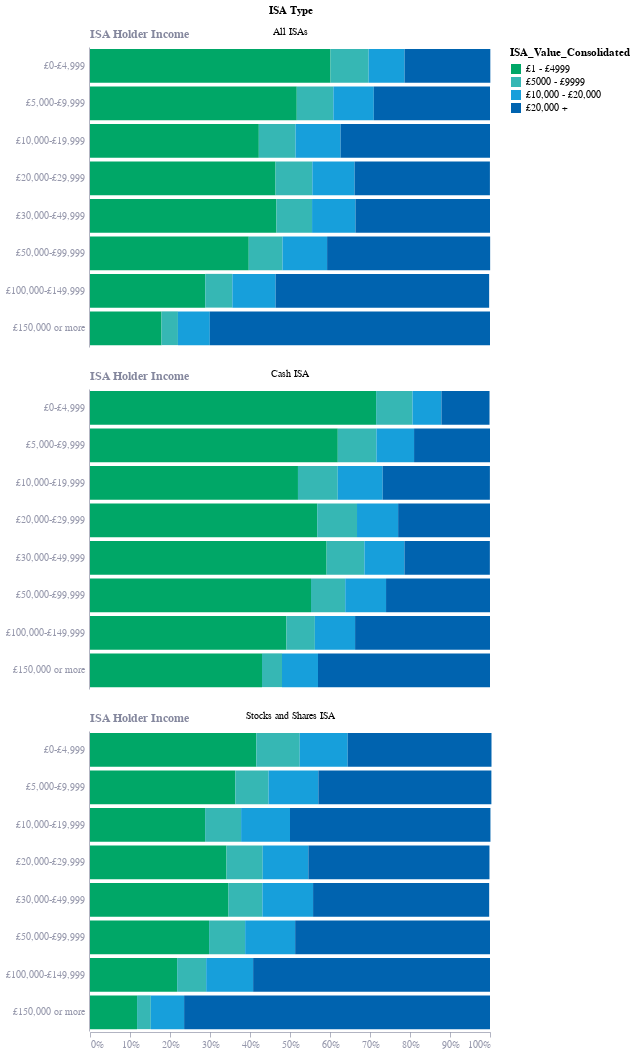

This figure's notebook cell:
### Code cell
df_grouped['order_value'] = df_grouped['ISA_Value_Consolidated'].cat.codes


chart = alt.Chart(df_grouped).mark_bar().encode(
    x = alt.X('Share of income band holding ISA value:Q', axis=alt.Axis(format='%'), scale=alt.Scale(domain=[0, 1])),
    y = alt.Y('ISA Holder Income:O', sort=market_value_order),
    color=alt.Color('ISA_Value_Consolidated:O', sort=value_order_consolidated, scale=alt.Scale(domain=value_order_consolidated)),
    order=alt.Order('order_value:Q'),
    tooltip=['ISA_Value_Consolidated','Share of income band holding ISA value']
).facet(
    facet='ISA Type:N',
    columns=1
)

chart

### Figure 1 — Vega-Lite specification as saved in the notebook (floating-point values rounded to 4 significant figures)
{"config": {"font": "Circular Std", "mark": {"line": {"interpolate": "monotone"}}, "view": {"stroke": "transparent", "width": 400, "height": 300}, "range": {"category": ["#36B7B4", "#E6224B", "#F4C245", "#0063AF", "#00A767", "#179FDB", "#EB5C2E"], "diverging": ["#E6224B", "#E54753", "#C9C9C9", "#179FDB", "#122B39"], "heatmap": ["#C9C9C9", "#179FDB", "#0063AF", "#122B39"], "ordinal": ["#00A767", "#36B7B4", "#179FDB", "#0063AF", "#243B5A"]}, "axisX": {"domainColor": "#676A86", "domainOpacity": 0.5, "grid": false, "labelAngle": 0, "labelColor": "#676A86", "labelOpacity": 0.7, "orient": "bottom", "tickColor": "#676A86", "tickCount": 10, "tickOpacity": 0.5, "title": false, "titleAlign": "center", "titleAnchor": "middle", "titleColor": "#676A86", "titleFontSize": 12, "titleOpacity": 0.8, "titleY": -15}, "axisY": {"domainColor": "#676A86", "domainOpacity": 0.5, "gridColor": "#676A86", "gridDash": [1, 5], "gridOpacity": 0.5, "labelColor": "#676A86", "labelOpacity": 0.7, "labelPadding": 5, "tickColor": "#676A86", "tickCount": 8, "tickOpacity": 0.5, "ticks": false, "titleAlign": "left", "titleAngle": 0, "titleBaseline": "bottom", "titleColor": "#676A86", "titleFontSize": 12, "titleOpacity": 0.8, "titleX": 0, "titleY": -7}}, "data": {"name": "data-490a05e5d7157abe215f43f7031ecec1"}, "facet": {"field": "ISA Type", "type": "nominal"}, "spec": {"mark": {"type": "bar"}, "encoding": {"color": {"field": "ISA_Value_Consolidated", "scale": {"domain": ["£1 - £4999", "£5000 - £9999", "£10,000 - £20,000", "£20,000 +"]}, "sort": ["£1 - £4999", "£5000 - £9999", "£10,000 - £20,000", "£20,000 +"], "type": "ordinal"}, "order": {"field": "order_value", "type": "quantitative"}, "tooltip": [{"field": "ISA_Value_Consolidated", "type": "ordinal"}, {"field": "Share of income band holding ISA value", "type": "quantitative"}], "x": {"axis": {"format": "%"}, "field": "Share of income band holding ISA value", "scale": {"domain": [0, 1]}, "type": "quantitative"}, "y": {"field": "ISA Holder Income", "sort": ["£0-£4,999", "£5,000-£9,999", "£10,000-£19,999", "£20,000-£29,999", "£30,000-£49,999", "£50,000-£99,999", "£100,000-£149,999", "£150,000 or more"], "type": "ordinal"}}}, "columns": 1, "$schema": "https://vega.github.io/schema/vega-lite/v5.20.1.json", "datasets": {"data-490a05e5d7157abe215f43f7031ecec1": [{"ISA Holder Income": "£0-£4,999", "ISA Type": "All ISAs", "ISA_Value_Consolidated": "£1 - £4999", "Number_of_ISA_holders_SUM": 757, "Total": 1259, "Share of income band holding ISA value": 0.6013, "order_value": 0}, {"ISA Holder Income": "£150,000 or more", "ISA Type": "Cash ISA", "ISA_Value_Consolidated": "£1 - £4999", "Number_of_ISA_holders_SUM": 43, "Total": 100, "Share of income band holding ISA value": 0.43, "order_value": 0}, {"ISA Holder Income": "£100,000-£149,999", "ISA Type": "Stocks and Shares ISA", "ISA_Value_Consolidated": "£1 - £4999", "Number_of_ISA_holders_SUM": 39, "Total": 179, "Share of income band holding ISA value": 0.2179, "order_value": 0}, {"ISA Holder Income": "£150,000 or more", "ISA Type": "Stocks and Shares ISA", "ISA_Value_Consolidated": "£1 - £4999", "Number_of_ISA_holders_SUM": 24, "Total": 204, "Share of income band holding ISA value": 0.1176, "order_value": 0}, {"ISA Holder Income": "£20,000-£29,999", "ISA Type": "All ISAs", "ISA_Value_Consolidated": "£1 - £4999", "Number_of_ISA_holders_SUM": 2096, "Total": 4519, "Share of income band holding ISA value": 0.4638, "order_value": 0}, {"ISA Holder Income": "£100,000-£149,999", "ISA Type": "Cash ISA", "ISA_Value_Consolidated": "£1 - £4999", "Number_of_ISA_holders_SUM": 83, "Total": 169, "Share of income band holding ISA value": 0.4911, "order_value": 0}, {"ISA Holder Income": "£20,000-£29,999", "ISA Type": "Cash ISA", "ISA_Value_Consolidated": "£1 - £4999", "Number_of_ISA_holders_SUM": 1724, "Total": 3035, "Share of income band holding ISA value": 0.568, "order_value": 0}, {"ISA Holder Income": "£20,000-£29,999", "ISA Type": "Stocks and Shares ISA", "ISA_Value_Consolidated": "£1 - £4999", "Number_of_ISA_holders_SUM": 260, "Total": 762, "Share of income band holding ISA value": 0.3412, "order_value": 0}, {"ISA Holder Income": "£100,000-£149,999", "ISA Type": "All ISAs", "ISA_Value_Consolidated": "£1 - £4999", "Number_of_ISA_holders_SUM": 136, "Total": 472, "Share of income band holding ISA value": 0.2881, "order_value": 0}, {"ISA Holder Income": "£30,000-£49,999", "ISA Type": "All ISAs", "ISA_Value_Consolidated": "£1 - £4999", "Number_of_ISA_holders_SUM": 2234, "Total": 4793, "Share of income band holding ISA value": 0.4661, "order_value": 0}, {"ISA Holder Income": "£10,000-£19,999", "ISA Type": "Stocks and Shares ISA", "ISA_Value_Consolidated": "£1 - £4999", "Number_of_ISA_holders_SUM": 259, "Total": 900, "Share of income band holding ISA value": 0.2878, "order_value": 0}, {"ISA Holder Income": "£30,000-£49,999", "ISA Type": "Cash ISA", "ISA_Value_Consolidated": "£1 - £4999", "Number_of_ISA_holders_SUM": 1739, "Total": 2940, "Share of income band holding ISA value": 0.5915, "order_value": 0}, {"ISA Holder Income": "£30,000-£49,999", "ISA Type": "Stocks and Shares ISA", "ISA_Value_Consolidated": "£1 - £4999", "Number_of_ISA_holders_SUM": 339, "Total": 979, "Share of income band holding ISA value": 0.3463, "order_value": 0}, {"ISA Holder Income": "£10,000-£19,999", "ISA Type": "Cash ISA", "ISA_Value_Consolidated": "£1 - £4999", "Number_of_ISA_holders_SUM": 1945, "Total": 3741, "Share of income band holding ISA value": 0.5199, "order_value": 0}, {"ISA Holder Income": "£150,000 or more", "ISA Type": "All ISAs", "ISA_Value_Consolidated": "£1 - £4999", "Number_of_ISA_holders_SUM": 74, "Total": 414, "Share of income band holding ISA value": 0.1787, "order_value": 0}, {"ISA Holder Income": "£50,000-£99,999", "ISA Type": "Stocks and Shares ISA", "ISA_Value_Consolidated": "£1 - £4999", "Number_of_ISA_holders_SUM": 231, "Total": 776, "Share of income band holding ISA value": 0.2977, "order_value": 0}, {"ISA Holder Income": "£10,000-£19,999", "ISA Type": "All ISAs", "ISA_Value_Consolidated": "£1 - £4999", "Number_of_ISA_holders_SUM": 2299, "Total": 5447, "Share of income band holding ISA value": 0.4221, "order_value": 0}, {"ISA Holder Income": "£5,000-£9,999", "ISA Type": "Cash ISA", "ISA_Value_Consolidated": "£1 - £4999", "Number_of_ISA_holders_SUM": 731, "Total": 1180, "Share of income band holding ISA value": 0.6195, "order_value": 0}, {"ISA Holder Income": "£50,000-£99,999", "ISA Type": "Cash ISA", "ISA_Value_Consolidated": "£1 - £4999", "Number_of_ISA_holders_SUM": 742, "Total": 1343, "Share of income band holding ISA value": 0.5525, "order_value": 0}, {"ISA Holder Income": "£5,000-£9,999", "ISA Type": "Stocks and Shares ISA", "ISA_Value_Consolidated": "£1 - £4999", "Number_of_ISA_holders_SUM": 105, "Total": 289, "Share of income band holding ISA value": 0.3633, "order_value": 0}, {"ISA Holder Income": "£0-£4,999", "ISA Type": "Cash ISA", "ISA_Value_Consolidated": "£1 - £4999", "Number_of_ISA_holders_SUM": 613, "Total": 857, "Share of income band holding ISA value": 0.7153, "order_value": 0}, {"ISA Holder Income": "£0-£4,999", "ISA Type": "Stocks and Shares ISA", "ISA_Value_Consolidated": "£1 - £4999", "Number_of_ISA_holders_SUM": 111, "Total": 267, "Share of income band holding ISA value": 0.4157, "order_value": 0}, {"ISA Holder Income": "£5,000-£9,999", "ISA Type": "All ISAs", "ISA_Value_Consolidated": "£1 - £4999", "Number_of_ISA_holders_SUM": 870, "Total": 1683, "Share of income band holding ISA value": 0.5169, "order_value": 0}, {"ISA Holder Income": "£50,000-£99,999", "ISA Type": "All ISAs", "ISA_Value_Consolidated": "£1 - £4999", "Number_of_ISA_holders_SUM": 1076, "Total": 2711, "Share of income band holding ISA value": 0.3969, "order_value": 0}, {"ISA Holder Income": "£30,000-£49,999", "ISA Type": "Stocks and Shares ISA", "ISA_Value_Consolidated": "£5000 - £9999", "Number_of_ISA_holders_SUM": 83, "Total": 979, "Share of income band holding ISA value": 0.08478, "order_value": 1}, {"ISA Holder Income": "£150,000 or more", "ISA Type": "Cash ISA", "ISA_Value_Consolidated": "£5000 - £9999", "Number_of_ISA_holders_SUM": 5, "Total": 100, "Share of income band holding ISA value": 0.05, "order_value": 1}, {"ISA Holder Income": "£50,000-£99,999", "ISA Type": "Cash ISA", "ISA_Value_Consolidated": "£5000 - £9999", "Number_of_ISA_holders_SUM": 115, "Total": 1343, "Share of income band holding ISA value": 0.08563, "order_value": 1}, {"ISA Holder Income": "£20,000-£29,999", "ISA Type": "All ISAs", "ISA_Value_Consolidated": "£5000 - £9999", "Number_of_ISA_holders_SUM": 416, "Total": 4519, "Share of income band holding ISA value": 0.09206, "order_value": 1}, {"ISA Holder Income": "£5,000-£9,999", "ISA Type": "Stocks and Shares ISA", "ISA_Value_Consolidated": "£5000 - £9999", "Number_of_ISA_holders_SUM": 24, "Total": 289, "Share of income band holding ISA value": 0.08304, "order_value": 1}, {"ISA Holder Income": "£20,000-£29,999", "ISA Type": "Cash ISA", "ISA_Value_Consolidated": "£5000 - £9999", "Number_of_ISA_holders_SUM": 302, "Total": 3035, "Share of income band holding ISA value": 0.09951, "order_value": 1}, {"ISA Holder Income": "£20,000-£29,999", "ISA Type": "Stocks and Shares ISA", "ISA_Value_Consolidated": "£5000 - £9999", "Number_of_ISA_holders_SUM": 69, "Total": 762, "Share of income band holding ISA value": 0.09055, "order_value": 1}, {"ISA Holder Income": "£30,000-£49,999", "ISA Type": "All ISAs", "ISA_Value_Consolidated": "£5000 - £9999", "Number_of_ISA_holders_SUM": 427, "Total": 4793, "Share of income band holding ISA value": 0.08909, "order_value": 1}, {"ISA Holder Income": "£5,000-£9,999", "ISA Type": "Cash ISA", "ISA_Value_Consolidated": "£5000 - £9999", "Number_of_ISA_holders_SUM": 114, "Total": 1180, "Share of income band holding ISA value": 0.09661, "order_value": 1}, {"ISA Holder Income": "£150,000 or more", "ISA Type": "All ISAs", "ISA_Value_Consolidated": "£5000 - £9999", "Number_of_ISA_holders_SUM": 17, "Total": 414, "Share of income band holding ISA value": 0.04106, "order_value": 1}, {"ISA Holder Income": "£5,000-£9,999", "ISA Type": "All ISAs", "ISA_Value_Consolidated": "£5000 - £9999", "Number_of_ISA_holders_SUM": 154, "Total": 1683, "Share of income band holding ISA value": 0.0915, "order_value": 1}, {"ISA Holder Income": "£50,000-£99,999", "ISA Type": "All ISAs", "ISA_Value_Consolidated": "£5000 - £9999", "Number_of_ISA_holders_SUM": 229, "Total": 2711, "Share of income band holding ISA value": 0.08447, "order_value": 1}, {"ISA Holder Income": "£30,000-£49,999", "ISA Type": "Cash ISA", "ISA_Value_Consolidated": "£5000 - £9999", "Number_of_ISA_holders_SUM": 278, "Total": 2940, "Share of income band holding ISA value": 0.09456, "order_value": 1}, {"ISA Holder Income": "£150,000 or more", "ISA Type": "Stocks and Shares ISA", "ISA_Value_Consolidated": "£5000 - £9999", "Number_of_ISA_holders_SUM": 7, "Total": 204, "Share of income band holding ISA value": 0.03431, "order_value": 1}, {"ISA Holder Income": "£50,000-£99,999", "ISA Type": "Stocks and Shares ISA", "ISA_Value_Consolidated": "£5000 - £9999", "Number_of_ISA_holders_SUM": 70, "Total": 776, "Share of income band holding ISA value": 0.09021, "order_value": 1}, {"ISA Holder Income": "£0-£4,999", "ISA Type": "Cash ISA", "ISA_Value_Consolidated": "£5000 - £9999", "Number_of_ISA_holders_SUM": 78, "Total": 857, "Share of income band holding ISA value": 0.09102, "order_value": 1}, {"ISA Holder Income": "£100,000-£149,999", "ISA Type": "All ISAs", "ISA_Value_Consolidated": "£5000 - £9999", "Number_of_ISA_holders_SUM": 32, "Total": 472, "Share of income band holding ISA value": 0.0678, "order_value": 1}, {"ISA Holder Income": "£10,000-£19,999", "ISA Type": "Cash ISA", "ISA_Value_Consolidated": "£5000 - £9999", "Number_of_ISA_holders_SUM": 372, "Total": 3741, "Share of income band holding ISA value": 0.09944, "order_value": 1}, {"ISA Holder Income": "£0-£4,999", "ISA Type": "All ISAs", "ISA_Value_Consolidated": "£5000 - £9999", "Number_of_ISA_holders_SUM": 120, "Total": 1259, "Share of income band holding ISA value": 0.09531, "order_value": 1}, {"ISA Holder Income": "£10,000-£19,999", "ISA Type": "Stocks and Shares ISA", "ISA_Value_Consolidated": "£5000 - £9999", "Number_of_ISA_holders_SUM": 81, "Total": 900, "Share of income band holding ISA value": 0.09, "order_value": 1}, {"ISA Holder Income": "£0-£4,999", "ISA Type": "Stocks and Shares ISA", "ISA_Value_Consolidated": "£5000 - £9999", "Number_of_ISA_holders_SUM": 29, "Total": 267, "Share of income band holding ISA value": 0.1086, "order_value": 1}, {"ISA Holder Income": "£10,000-£19,999", "ISA Type": "All ISAs", "ISA_Value_Consolidated": "£5000 - £9999", "Number_of_ISA_holders_SUM": 500, "Total": 5447, "Share of income band holding ISA value": 0.09179, "order_value": 1}, {"ISA Holder Income": "£100,000-£149,999", "ISA Type": "Stocks and Shares ISA", "ISA_Value_Consolidated": "£5000 - £9999", "Number_of_ISA_holders_SUM": 13, "Total": 179, "Share of income band holding ISA value": 0.07263, "order_value": 1}, {"ISA Holder Income": "£100,000-£149,999", "ISA Type": "Cash ISA", "ISA_Value_Consolidated": "£5000 - £9999", "Number_of_ISA_holders_SUM": 12, "Total": 169, "Share of income band holding ISA value": 0.07101, "order_value": 1}, {"ISA Holder Income": "£5,000-£9,999", "ISA Type": "Stocks and Shares ISA", "ISA_Value_Consolidated": "£10,000 - £20,000", "Number_of_ISA_holders_SUM": 36, "Total": 289, "Share of income band holding ISA value": 0.1246, "order_value": 2}, {"ISA Holder Income": "£30,000-£49,999", "ISA Type": "Stocks and Shares ISA", "ISA_Value_Consolidated": "£10,000 - £20,000", "Number_of_ISA_holders_SUM": 124, "Total": 979, "Share of income band holding ISA value": 0.1267, "order_value": 2}, {"ISA Holder Income": "£150,000 or more", "ISA Type": "All ISAs", "ISA_Value_Consolidated": "£10,000 - £20,000", "Number_of_ISA_holders_SUM": 33, "Total": 414, "Share of income band holding ISA value": 0.07971, "order_value": 2}, {"ISA Holder Income": "£30,000-£49,999", "ISA Type": "Cash ISA", "ISA_Value_Consolidated": "£10,000 - £20,000", "Number_of_ISA_holders_SUM": 294, "Total": 2940, "Share of income band holding ISA value": 0.1, "order_value": 2}, {"ISA Holder Income": "£0-£4,999", "ISA Type": "Stocks and Shares ISA", "ISA_Value_Consolidated": "£10,000 - £20,000", "Number_of_ISA_holders_SUM": 32, "Total": 267, "Share of income band holding ISA value": 0.1199, "order_value": 2}, {"ISA Holder Income": "£5,000-£9,999", "ISA Type": "All ISAs", "ISA_Value_Consolidated": "£10,000 - £20,000", "Number_of_ISA_holders_SUM": 170, "Total": 1683, "Share of income band holding ISA value": 0.101, "order_value": 2}, {"ISA Holder Income": "£10,000-£19,999", "ISA Type": "All ISAs", "ISA_Value_Consolidated": "£10,000 - £20,000", "Number_of_ISA_holders_SUM": 613, "Total": 5447, "Share of income band holding ISA value": 0.1125, "order_value": 2}, {"ISA Holder Income": "£10,000-£19,999", "ISA Type": "Stocks and Shares ISA", "ISA_Value_Consolidated": "£10,000 - £20,000", "Number_of_ISA_holders_SUM": 110, "Total": 900, "Share of income band holding ISA value": 0.1222, "order_value": 2}, {"ISA Holder Income": "£30,000-£49,999", "ISA Type": "All ISAs", "ISA_Value_Consolidated": "£10,000 - £20,000", "Number_of_ISA_holders_SUM": 520, "Total": 4793, "Share of income band holding ISA value": 0.1085, "order_value": 2}, {"ISA Holder Income": "£10,000-£19,999", "ISA Type": "Cash ISA", "ISA_Value_Consolidated": "£10,000 - £20,000", "Number_of_ISA_holders_SUM": 420, "Total": 3741, "Share of income band holding ISA value": 0.1123, "order_value": 2}, {"ISA Holder Income": "£20,000-£29,999", "ISA Type": "Stocks and Shares ISA", "ISA_Value_Consolidated": "£10,000 - £20,000", "Number_of_ISA_holders_SUM": 87, "Total": 762, "Share of income band holding ISA value": 0.1142, "order_value": 2}, {"ISA Holder Income": "£100,000-£149,999", "ISA Type": "All ISAs", "ISA_Value_Consolidated": "£10,000 - £20,000", "Number_of_ISA_holders_SUM": 51, "Total": 472, "Share of income band holding ISA value": 0.1081, "order_value": 2}, {"ISA Holder Income": "£50,000-£99,999", "ISA Type": "Stocks and Shares ISA", "ISA_Value_Consolidated": "£10,000 - £20,000", "Number_of_ISA_holders_SUM": 97, "Total": 776, "Share of income band holding ISA value": 0.125, "order_value": 2}, {"ISA Holder Income": "£150,000 or more", "ISA Type": "Cash ISA", "ISA_Value_Consolidated": "£10,000 - £20,000", "Number_of_ISA_holders_SUM": 9, "Total": 100, "Share of income band holding ISA value": 0.09, "order_value": 2}, {"ISA Holder Income": "£0-£4,999", "ISA Type": "All ISAs", "ISA_Value_Consolidated": "£10,000 - £20,000", "Number_of_ISA_holders_SUM": 113, "Total": 1259, "Share of income band holding ISA value": 0.08975, "order_value": 2}, {"ISA Holder Income": "£100,000-£149,999", "ISA Type": "Stocks and Shares ISA", "ISA_Value_Consolidated": "£10,000 - £20,000", "Number_of_ISA_holders_SUM": 21, "Total": 179, "Share of income band holding ISA value": 0.1173, "order_value": 2}, {"ISA Holder Income": "£150,000 or more", "ISA Type": "Stocks and Shares ISA", "ISA_Value_Consolidated": "£10,000 - £20,000", "Number_of_ISA_holders_SUM": 17, "Total": 204, "Share of income band holding ISA value": 0.08333, "order_value": 2}, {"ISA Holder Income": "£50,000-£99,999", "ISA Type": "All ISAs", "ISA_Value_Consolidated": "£10,000 - £20,000", "Number_of_ISA_holders_SUM": 302, "Total": 2711, "Share of income band holding ISA value": 0.1114, "order_value": 2}, {"ISA Holder Income": "£5,000-£9,999", "ISA Type": "Cash ISA", "ISA_Value_Consolidated": "£10,000 - £20,000", "Number_of_ISA_holders_SUM": 111, "Total": 1180, "Share of income band holding ISA value": 0.09407, "order_value": 2}, {"ISA Holder Income": "£20,000-£29,999", "ISA Type": "All ISAs", "ISA_Value_Consolidated": "£10,000 - £20,000", "Number_of_ISA_holders_SUM": 477, "Total": 4519, "Share of income band holding ISA value": 0.1056, "order_value": 2}, {"ISA Holder Income": "£100,000-£149,999", "ISA Type": "Cash ISA", "ISA_Value_Consolidated": "£10,000 - £20,000", "Number_of_ISA_holders_SUM": 17, "Total": 169, "Share of income band holding ISA value": 0.1006, "order_value": 2}, {"ISA Holder Income": "£20,000-£29,999", "ISA Type": "Cash ISA", "ISA_Value_Consolidated": "£10,000 - £20,000", "Number_of_ISA_holders_SUM": 312, "Total": 3035, "Share of income band holding ISA value": 0.1028, "order_value": 2}, {"ISA Holder Income": "£0-£4,999", "ISA Type": "Cash ISA", "ISA_Value_Consolidated": "£10,000 - £20,000", "Number_of_ISA_holders_SUM": 62, "Total": 857, "Share of income band holding ISA value": 0.07235, "order_value": 2}, {"ISA Holder Income": "£50,000-£99,999", "ISA Type": "Cash ISA", "ISA_Value_Consolidated": "£10,000 - £20,000", "Number_of_ISA_holders_SUM": 137, "Total": 1343, "Share of income band holding ISA value": 0.102, "order_value": 2}, {"ISA Holder Income": "£5,000-£9,999", "ISA Type": "Stocks and Shares ISA", "ISA_Value_Consolidated": "£20,000 +", "Number_of_ISA_holders_SUM": 125, "Total": 289, "Share of income band holding ISA value": 0.4325, "order_value": 3}, {"ISA Holder Income": "£0-£4,999", "ISA Type": "All ISAs", "ISA_Value_Consolidated": "£20,000 +", "Number_of_ISA_holders_SUM": 270, "Total": 1259, "Share of income band holding ISA value": 0.2145, "order_value": 3}, {"ISA Holder Income": "£50,000-£99,999", "ISA Type": "All ISAs", "ISA_Value_Consolidated": "£20,000 +", "Number_of_ISA_holders_SUM": 1105, "Total": 2711, "Share of income band holding ISA value": 0.4076, "order_value": 3}, {"ISA Holder Income": "£0-£4,999", "ISA Type": "Stocks and Shares ISA", "ISA_Value_Consolidated": "£20,000 +", "Number_of_ISA_holders_SUM": 96, "Total": 267, "Share of income band holding ISA value": 0.3596, "order_value": 3}, {"ISA Holder Income": "£0-£4,999", "ISA Type": "Cash ISA", "ISA_Value_Consolidated": "£20,000 +", "Number_of_ISA_holders_SUM": 103, "Total": 857, "Share of income band holding ISA value": 0.1202, "order_value": 3}, {"ISA Holder Income": "£50,000-£99,999", "ISA Type": "Cash ISA", "ISA_Value_Consolidated": "£20,000 +", "Number_of_ISA_holders_SUM": 349, "Total": 1343, "Share of income band holding ISA value": 0.2599, "order_value": 3}, {"ISA Holder Income": "£150,000 or more", "ISA Type": "All ISAs", "ISA_Value_Consolidated": "£20,000 +", "Number_of_ISA_holders_SUM": 290, "Total": 414, "Share of income band holding ISA value": 0.7005, "order_value": 3}, {"ISA Holder Income": "£5,000-£9,999", "ISA Type": "All ISAs", "ISA_Value_Consolidated": "£20,000 +", "Number_of_ISA_holders_SUM": 489, "Total": 1683, "Share of income band holding ISA value": 0.2906, "order_value": 3}, {"ISA Holder Income": "£100,000-£149,999", "ISA Type": "Stocks and Shares ISA", "ISA_Value_Consolidated": "£20,000 +", "Number_of_ISA_holders_SUM": 106, "Total": 179, "Share of income band holding ISA value": 0.5922, "order_value": 3}, {"ISA Holder Income": "£150,000 or more", "ISA Type": "Cash ISA", "ISA_Value_Consolidated": "£20,000 +", "Number_of_ISA_holders_SUM": 43, "Total": 100, "Share of income band holding ISA value": 0.43, "order_value": 3}, {"ISA Holder Income": "£150,000 or more", "ISA Type": "Stocks and Shares ISA", "ISA_Value_Consolidated": "£20,000 +", "Number_of_ISA_holders_SUM": 156, "Total": 204, "Share of income band holding ISA value": 0.7647, "order_value": 3}, {"ISA Holder Income": "£50,000-£99,999", "ISA Type": "Stocks and Shares ISA", "ISA_Value_Consolidated": "£20,000 +", "Number_of_ISA_holders_SUM": 378, "Total": 776, "Share of income band holding ISA value": 0.4871, "order_value": 3}, {"ISA Holder Income": "£100,000-£149,999", "ISA Type": "Cash ISA", "ISA_Value_Consolidated": "£20,000 +", "Number_of_ISA_holders_SUM": 57, "Total": 169, "Share of income band holding ISA value": 0.3373, "order_value": 3}, {"ISA Holder Income": "£20,000-£29,999", "ISA Type": "All ISAs", "ISA_Value_Consolidated": "£20,000 +", "Number_of_ISA_holders_SUM": 1529, "Total": 4519, "Share of income band holding ISA value": 0.3383, "order_value": 3}, {"ISA Holder Income": "£5,000-£9,999", "ISA Type": "Cash ISA", "ISA_Value_Consolidated": "£20,000 +", "Number_of_ISA_holders_SUM": 224, "Total": 1180, "Share of income band holding ISA value": 0.1898, "order_value": 3}, {"ISA Holder Income": "£20,000-£29,999", "ISA Type": "Cash ISA", "ISA_Value_Consolidated": "£20,000 +", "Number_of_ISA_holders_SUM": 697, "Total": 3035, "Share of income band holding ISA value": 0.2297, "order_value": 3}, {"ISA Holder Income": "£20,000-£29,999", "ISA Type": "Stocks and Shares ISA", "ISA_Value_Consolidated": "£20,000 +", "Number_of_ISA_holders_SUM": 345, "Total": 762, "Share of income band holding ISA value": 0.4528, "order_value": 3}, {"ISA Holder Income": "£10,000-£19,999", "ISA Type": "Stocks and Shares ISA", "ISA_Value_Consolidated": "£20,000 +", "Number_of_ISA_holders_SUM": 451, "Total": 900, "Share of income band holding ISA value": 0.5011, "order_value": 3}, {"ISA Holder Income": "£30,000-£49,999", "ISA Type": "All ISAs", "ISA_Value_Consolidated": "£20,000 +", "Number_of_ISA_holders_SUM": 1612, "Total": 4793, "Share of income band holding ISA value": 0.3363, "order_value": 3}, {"ISA Holder Income": "£10,000-£19,999", "ISA Type": "Cash ISA", "ISA_Value_Consolidated": "£20,000 +", "Number_of_ISA_holders_SUM": 1003, "Total": 3741, "Share of income band holding ISA value": 0.2681, "order_value": 3}, {"ISA Holder Income": "£30,000-£49,999", "ISA Type": "Stocks and Shares ISA", "ISA_Value_Consolidated": "£20,000 +", "Number_of_ISA_holders_SUM": 431, "Total": 979, "Share of income band holding ISA value": 0.4402, "order_value": 3}, {"ISA Holder Income": "£10,000-£19,999", "ISA Type": "All ISAs", "ISA_Value_Consolidated": "£20,000 +", "Number_of_ISA_holders_SUM": 2035, "Total": 5447, "Share of income band holding ISA value": 0.3736, "order_value": 3}, {"ISA Holder Income": "£100,000-£149,999", "ISA Type": "All ISAs", "ISA_Value_Consolidated": "£20,000 +", "Number_of_ISA_holders_SUM": 252, "Total": 472, "Share of income band holding ISA value": 0.5339, "order_value": 3}, {"ISA Holder Income": "£30,000-£49,999", "ISA Type": "Cash ISA", "ISA_Value_Consolidated": "£20,000 +", "Number_of_ISA_holders_SUM": 628, "Total": 2940, "Share of income band holding ISA value": 0.2136, "order_value": 3}]}}
